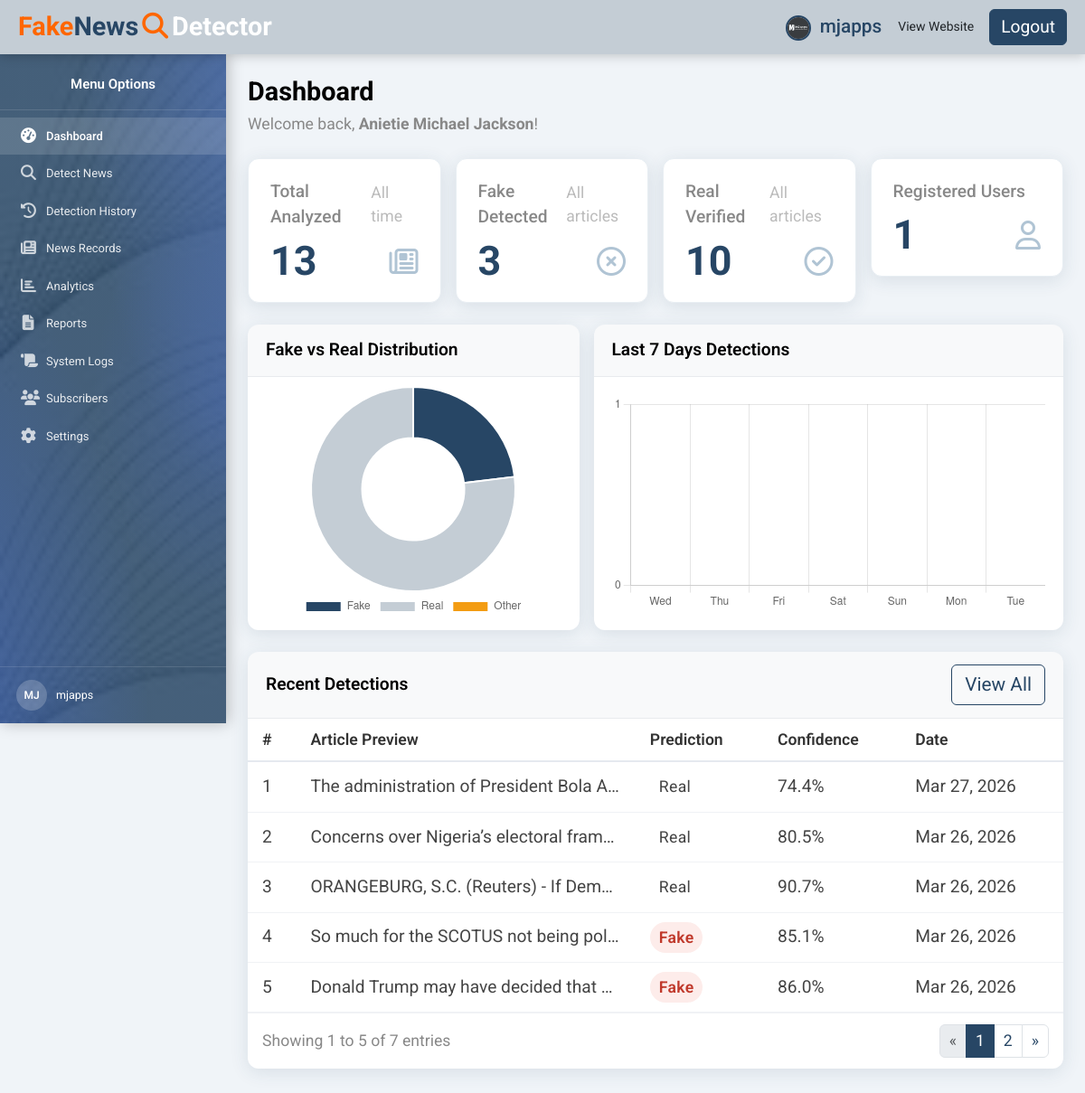
The page /dashboard/ (signed in) on the database its author committed.
### models/user.py (models this page shows, shortened)
class User(UserMixin, db.Model):
    __tablename__ = 'users'
    id = db.Column(db.Integer, primary_key=True)
    full_name = db.Column(db.String(150), nullable=False)
    email = db.Column(db.String(150), unique=True, nullable=False)
    username = db.Column(db.String(80), unique=True, nullable=False)
    password_hash = db.Column(db.String(256), nullable=False)
    role = db.Column(db.String(20), nullable=False, default='user')
    is_active = db.Column(db.Boolean, nullable=False, default=True)
    created_at = db.Column(db.DateTime, nullable=False, default=datetime.utcnow)
    last_login = db.Column(db.DateTime, nullable=True)
    profile_photo = db.Column(db.String(256), nullable=True)
    reset_token = db.Column(db.String(100), nullable=True)
    reset_token_expiry = db.Column(db.DateTime, nullable=True)
    detections = db.relationship('DetectionHistory', backref='user', lazy=True)
    articles = db.relationship('NewsRecord', backref='user', lazy=True)
    logs = db.relationship('SystemLog', backref='user', lazy=True)
    @property
    def is_authenticated(self):
        return True

### models/detection.py (models this page shows, shortened)
class DetectionHistory(db.Model):
    __tablename__ = 'detection_history'
    id = db.Column(db.Integer, primary_key=True)
    user_id = db.Column(db.Integer, db.ForeignKey('users.id'), nullable=False)
    article_snippet = db.Column(db.Text, nullable=True)
    full_article = db.Column(db.Text, nullable=True)
    prediction = db.Column(db.String(20), nullable=False)  # Fake / Real / Uncertain / Invalid
    confidence = db.Column(db.Float, nullable=True)
    message = db.Column(db.String(300), nullable=True)
    detected_at = db.Column(db.DateTime, nullable=False, default=datetime.utcnow)

### routes/dashboard.py (the view)
@dashboard_bp.route('/')
@login_required
def index():
    stats = _global_stats()
    page = request.args.get('page', 1, type=int)
    subq = (
        db.session.query(func.max(DetectionHistory.id).label('id'))
        .filter(DetectionHistory.user_id == current_user.id)
        .group_by(DetectionHistory.article_snippet, DetectionHistory.prediction)
        .subquery()
    )
    recent_detections = (
        DetectionHistory.query
        .filter(DetectionHistory.id.in_(subq))
        .order_by(DetectionHistory.detected_at.desc())
        .paginate(page=page, per_page=5, error_out=False)
    )
    weekly_data = []
    for i in range(6, -1, -1):
        day = datetime.utcnow().date() - timedelta(days=i)
        day_start = datetime.combine(day, datetime.min.time())
        day_end = datetime.combine(day, datetime.max.time())
        count = (
            DetectionHistory.query
            .filter(
                DetectionHistory.user_id == current_user.id,
                DetectionHistory.detected_at >= day_start,
                DetectionHistory.detected_at <= day_end,
            )
            .count()
        )
        weekly_data.append({'date': day.strftime('%a'), 'count': count})
    return render_template(
        'dashboard/index.html',
        stats=stats,
        recent_detections=recent_detections,
        weekly_data=weekly_data,
    )

### app.py (called while the page is built)
@login_manager.user_loader
def load_user(user_id):
    from models.user import User
    return db.session.get(User, int(user_id))

### routes/dashboard.py (called while the page is built)
def _global_stats():
    return {
        'total_detections': DetectionHistory.query.count(),
        'fake_count': DetectionHistory.query.filter_by(prediction='Fake').count(),
        'real_count': DetectionHistory.query.filter_by(prediction='Real').count(),
        'user_count': User.query.count(),
    }

### templates/dashboard/index.html (shortened to what this page needs)
{% extends "base_dashboard.html" %}
{% block page_content %}
<div class="page-header mb-4">
  <h1 class="page-title" style="color:#000;">Dashboard</h1>
  <p class="page-sub">Welcome back, <strong>{{ current_user.full_name }}</strong>!</p>
</div>
<div class="row g-3 mb-4">
  <div class="col-6 col-xl-3">
    <div class="stat-card-dash">
      <div class="stat-card-top">
        <span class="stat-card-lbl">Total Analyzed</span>
        <span class="stat-card-period">All time</span>
      </div>
      <div class="stat-card-bottom">
        <span class="stat-card-num" id="sc-total">{{ stats.total_detections }}</span>
        <div class="stat-card-icon"><i class="fa-regular fa-newspaper"></i></div>
      </div>
    </div>
  </div>
  <div class="col-6 col-xl-3">
    <div class="stat-card-dash">
      <div class="stat-card-top">
        <span class="stat-card-lbl">Fake Detected</span>
        <span class="stat-card-period">All articles</span>
      </div>
      <div class="stat-card-bottom">
        <span class="stat-card-num" id="sc-fake">{{ stats.fake_count }}</span>
        <div class="stat-card-icon"><i class="fa-regular fa-circle-xmark"></i></div>
      </div>
    </div>
  </div>
  <div class="col-6 col-xl-3">
    <div class="stat-card-dash">
      <div class="stat-card-top">
        <span class="stat-card-lbl">Real Verified</span>
        <span class="stat-card-period">All articles</span>
      </div>
      <div class="stat-card-bottom">
        <span class="stat-card-num" id="sc-real">{{ stats.real_count }}</span>
        <div class="stat-card-icon"><i class="fa-regular fa-circle-check"></i></div>
      </div>
    </div>
  </div>
  <div class="col-6 col-xl-3">
    <div class="stat-card-dash">
      <div class="stat-card-top">
        <span class="stat-card-lbl">Registered Users</span>
      </div>
      <div class="stat-card-bottom">
        <span class="stat-card-num" id="sc-users">{{ stats.user_count }}</span>
        <div class="stat-card-icon"><i class="fa-regular fa-user"></i></div>
      </div>
    </div>
  </div>
</div>
<div class="row g-3 mb-4">
  <div class="col-md-5 d-flex">
    <div class="dash-card w-100">
      <div class="dash-card-header">Fake vs Real Distribution</div>
      <div class="dash-card-body chart-wrap">
        <canvas id="doughnutChart"></canvas>
      </div>
    </div>
  </div>
  <div class="col-md-7 d-flex">
    <div class="dash-card w-100">
      <div class="dash-card-header">Last 7 Days Detections</div>
      <div class="dash-card-body chart-wrap">
        <canvas id="weeklyBarChart"></canvas>
      </div>
    </div>
  </div>
</div>
<div class="dash-card mb-4">
  <div class="dash-card-header d-flex justify-content-between align-items-center">
    <span>Recent Detections</span>
    <a href="{{ url_for('dashboard.history') }}" class="btn btn-sm btn-outline-navy">View All</a>
  </div>
  <div class="dash-card-body p-0">
    <div class="table-responsive">
      <table class="table dash-table mb-0">
        <thead>
          <tr><th>#</th><th>Article Preview</th><th>Prediction</th><th>Confidence</th><th>Date</th></tr>
        </thead>
        <tbody>
          {% for d in recent_detections.items %}
          <tr>
            <td>{{ loop.index + (recent_detections.page - 1) * recent_detections.per_page }}</td>
            <td class="text-truncate" style="max-width:300px">{{ d.article_snippet or '—' }}</td>
            <td>
              <span class="pred-badge pred-{{ d.prediction | lower }}">{{ d.prediction }}</span>
            </td>
            <td>{{ (d.confidence * 100) | round(1) }}%</td>
            <td>{{ d.detected_at.strftime('%b %d, %Y') }}</td>
          </tr>
          {% else %}
          <tr><td colspan="5" class="text-center text-muted py-4">No detections yet. <a href="{{ url_for('dashboard.detect') }}">Try detecting one!</a></td></tr>
          {% endfor %}
        </tbody>
      </table>
    </div>
    <div class="table-footer">
      <span>
        {% if recent_detections.total == 0 %}
          No entries
        {% else %}
          Showing {{ (recent_detections.page - 1) * recent_detections.per_page + 1 }}
          to {{ [recent_detections.page * recent_detections.per_page, recent_detections.total] | min }}
          of {{ recent_detections.total }} entries
        {% endif %}
      </span>
      {% if recent_detections.pages > 1 %}
      <ul class="pagination mb-0">
        <li class="page-item {% if not recent_detections.has_prev %}disabled{% endif %}">
          <a class="page-link" href="?page={{ recent_detections.prev_num }}">&laquo;</a>
        </li>
        {% for p in recent_detections.iter_pages() %}
          {% if p %}
            <li class="page-item {% if p == recent_detections.page %}active{% endif %}">
              <a class="page-link" href="?page={{ p }}">{{ p }}</a>
            </li>
          {% else %}
            <li class="page-item disabled"><span class="page-link">&hellip;</span></li>
          {% endif %}
        {% endfor %}
        <li class="page-item {% if not recent_detections.has_next %}disabled{% endif %}">
          <a class="page-link" href="?page={{ recent_detections.next_num }}">&raquo;</a>
        </li>
      </ul>
      {% endif %}
    </div>
  </div>
</div>
{% endblock %}
{% block extra_scripts %}
<script>
fetch('/dashboard/api/analytics')
  .then(r=>r.json())
  .then(data=>{
    // Doughnut
    new Chart(document.getElementById('doughnutChart'),{
      type:'doughnut',
      data:{
        labels:['Fake','Real','Other'],
        datasets:[{data:[data.fake_count,data.real_count,data.uncertain_count],
          backgroundColor:['#274665','#C4CDD5','#f39c12'],borderWidth:2}]
      },
      options:{responsive:true,plugins:{legend:{position:'bottom'}}}
    });
    // Bar
    new Chart(document.getElementById('weeklyBarChart'),{
      type:'bar',
      data:{
        labels:data.weekly_counts.map(d=>d.date),
        datasets:[{label:'Detections',data:data.weekly_counts.map(d=>d.count),
          backgroundColor:'#Ff6600',borderRadius:4}]
      },
      options:{responsive:true,plugins:{legend:{display:false}},
        scales:{y:{beginAtZero:true,ticks:{stepSize:1}}}}
    });
  });
</script>
{% endblock %}

### templates/base_dashboard.html (shortened to what this page needs)
<!DOCTYPE html>
<html lang="en">
<head>
  <link href="https://cdn.jsdelivr.net/npm/bootstrap@5.3.3/dist/css/bootstrap.min.css" rel="stylesheet" />
  <link href="https://cdnjs.cloudflare.com/ajax/libs/font-awesome/6.5.2/css/all.min.css" rel="stylesheet" />
  <link rel="stylesheet" href="{{ url_for('static', filename='css/dashboard.css') }}" />
</head>
<body class="dashboard-body">
  <nav class="dashboard-topbar">
    <div class="d-flex align-items-center gap-3">
      <a href="{{ url_for('public.home') }}" class="dash-logo-text text-decoration-none">
        <span class="logo-fake">Fake</span><span class="logo-news">News</span><i class="fa-solid fa-magnifying-glass mx-1 text-orange"></i><span class="logo-detector-w">Detector</span>
      </a>
    </div>
    <div class="d-flex align-items-center gap-2">
      <div class="dropdown">
        <button class="btn btn-link dash-username p-0 dropdown-toggle text-decoration-none" type="button" data-bs-toggle="dropdown" aria-expanded="false">
          {% if current_user.profile_photo %}
            <img src="{{ url_for('static', filename='images/profile_photos/' ~ current_user.profile_photo) }}"
                 alt="avatar" class="topbar-avatar me-1" />
          {% else %}
            <i class="fa-solid fa-circle-user me-1"></i>
          {% endif %}
          {{ current_user.username }}
        </button>
      </div>
      <a href="{{ url_for('public.home') }}" class="btn btn-outline-orange btn-sm">View Website</a>
      <a href="{{ url_for('auth.logout') }}" class="btn btn-dash-logout btn-sm">Logout</a>
    </div>
  </nav>
  <aside class="dashboard-sidebar" id="dashSidebar">
    <div class="sidebar-logo-area" style="text-align:center;">
      Menu Options
    </div>
    <nav class="sidebar-nav">
      <a href="{{ url_for('dashboard.index') }}"
         class="sidebar-item {% if request.endpoint == 'dashboard.index' %}active{% endif %}">
        <i class="fa-solid fa-gauge-high"></i> <span>Dashboard</span>
      </a>
      <a href="{{ url_for('dashboard.detect') }}"
         class="sidebar-item {% if request.endpoint == 'dashboard.detect' %}active{% endif %}">
        <i class="fa-solid fa-magnifying-glass"></i> <span>Detect News</span>
      </a>
      <a href="{{ url_for('dashboard.history') }}"
         class="sidebar-item {% if request.endpoint == 'dashboard.history' %}active{% endif %}">
        <i class="fa-solid fa-clock-rotate-left"></i> <span>Detection History</span>
      </a>
      <a href="{{ url_for('dashboard.records') }}"
         class="sidebar-item {% if request.endpoint == 'dashboard.records' %}active{% endif %}">
        <i class="fa-solid fa-newspaper"></i> <span>News Records</span>
      </a>
      <a href="{{ url_for('dashboard.analytics') }}"
         class="sidebar-item {% if request.endpoint == 'dashboard.analytics' %}active{% endif %}">
        <i class="fa-solid fa-chart-bar"></i> <span>Analytics</span>
      </a>
      <a href="{{ url_for('dashboard.reports') }}"
         class="sidebar-item {% if request.endpoint == 'dashboard.reports' %}active{% endif %}">
        <i class="fa-solid fa-file-lines"></i> <span>Reports</span>
      </a>
      <a href="{{ url_for('dashboard.logs') }}"
         class="sidebar-item {% if request.endpoint == 'dashboard.logs' %}active{% endif %}">
        <i class="fa-solid fa-scroll"></i> <span>System Logs</span>
      </a>
      <a href="{{ url_for('dashboard.subscribers') }}"
         class="sidebar-item {% if request.endpoint == 'dashboard.subscribers' %}active{% endif %}">
        <i class="fa-solid fa-users"></i> <span>Subscribers</span>
      </a>
      <a href="{{ url_for('dashboard.settings') }}"
         class="sidebar-item {% if request.endpoint == 'dashboard.settings' %}active{% endif %}">
        <i class="fa-solid fa-gear"></i> <span>Settings</span>
      </a>
    </nav>
    <div class="sidebar-user-info">
      <div class="user-avatar">{{ current_user.username[:2].upper() }}</div>
      <div>
        <div class="fw-500">{{ current_user.username }}</div>
      </div>
    </div>
  </aside>
  <main class="dashboard-main" id="dashMain">
    {% block page_content %}{% endblock %}
  </main>
  {% block extra_scripts %}{% endblock %}
</body>
</html>

### rows shown on the page
User: profile_photo (picture), username "mjapps", username "MJ", full_name "Anietie Michael Jackson"
DetectionHistory: article_snippet "The administration of President Bola A…", prediction "Real", (d.confidence*100)|round(1) "74.4", detected_at "Mar 27, 2026"
DetectionHistory: article_snippet "Concerns over Nigeria’s electoral fram…", prediction "Real", (d.confidence*100)|round(1) "80.5", detected_at "Mar 26, 2026"
DetectionHistory: article_snippet "ORANGEBURG, S.C. (Reuters) - If Dem…", prediction "Real", (d.confidence*100)|round(1) "90.7", detected_at "Mar 26, 2026"
DetectionHistory: article_snippet "So much for the SCOTUS not being pol…", prediction "Fake", (d.confidence*100)|round(1) "85.1", detected_at "Mar 26, 2026"
DetectionHistory: article_snippet "Donald Trump may have decided that…", prediction "Fake", (d.confidence*100)|round(1) "86.0", detected_at "Mar 26, 2026"

### other values the page prints
{{ stats.total_detections }} "13"
{{ stats.fake_count }} "3"
{{ stats.real_count }} "10"
{{ stats.user_count }} "1"
{{ (recent_detections.page - 1) * recent_detections.per_page + 1 }} "1"
{{ recent_detections.total }} "7"
{{ p }} "1" "2"
